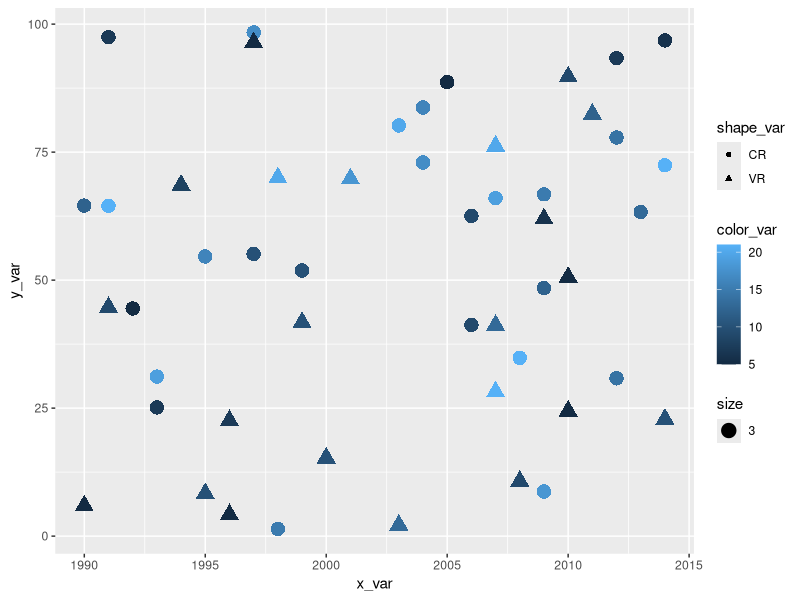

Write the R code that produced this figure.
##################################################################################
# Name of Script: GBD Vetting Plots.R
# Date: 11/30/2022
# Description:  plot data for selected causes, sexes, age groups, and countries by year
# Arguments: 
#     cause <- list [e.g: "cervical cancer"]
#     sex <- int [e.g: 1]
#     age_groups <- int [e.g: c(5:21)]
#     countries <- list [e.g: c("Colombia", "Costa Rica")]
#     years <- int [e.g: c(1990:2015)]
#      
# How to use: 
#     1)run interactively on Rstudio session
#
# Output: pdf graphs
# Contributors: Natalie Pritchett and Betyna Berice
###################################################################################

#########################
## Set up libraries
#########################
rm(list=ls())
library(MASS)
library(tidyverse)
library(writexl)
library(ggforce)


###################################
#Make dataset
###################################

#create data frame to house character variable cause
cause <- rep("cervical cancer", times=50)

#create random binary data type variable and assign values to 0 and 1
data_type_random <- rbinom(50, 1, .5)
data_type <- ifelse(data_type_random == 0, "VR", "CR")

#create garbage code variable that is between 1 and 100 percent
g_code <- runif(50, 1, 100)

#create country id and countrie varianle and assign values to 0 and 1
country_id <- rbinom(50, 1, .5)
countries <- ifelse(country_id == 0, "Colombia", "Costa Rica")

#create year id with repeating values
year_id <- sample(1990:2015, 50, replace=TRUE)

#create age group id with repeating values
age_group_id <- sample(5:21, 50, replace = TRUE)

# create female only id repeating 50 times
sex_id <-rep(2,times=50)

# combine them into one data fram 
practice <- cbind.data.frame(data_type, g_code, country_id, countries, year_id, age_group_id, sex_id, cause)

#reassign country id to refelct mock gbd location id
practice$country_id[practice$country_id == 0] <- 28
practice$country_id[practice$country_id == 1] <- 27

#export mock data as csv for data manipulation
write_csv(practice, "Final Project.csv")

dat <- practice

##################################
#Options for user to select
##################################
x_var <- dat$year_id
y_var <- dat$g_code
color_var <-  dat$age_group_id
shape_var <- dat$data_type
countries <- c("Colombia", "Costa Rica") #each country will be a page of the plot

###################################
## Set up Main Functions - still original example
##################################

#make ploting function
plotting_fct <- function(tbl, cause='cause'){
  print(ggplot(dat) +
          geom_point(aes(x=x_var, y=y_var, color=color_var, shape=shape_var, size=3)))
}


#test plotting function for one country
plotting_fct(tbl = dat)


#make a list to loop over
n <- length(unique(dat$country_id))


#test printing pdf of multiple country plots using for loop
pdf(("garbage_code_qa.pdf"), width = 20, height = 16)
for(i in 1:n){
  plotting_fct(tbl = dat) +
    facet_wrap_paginate(~countries, ncol = 1, nrow = 1, scales = "free", page = i)
}
dev.off()
